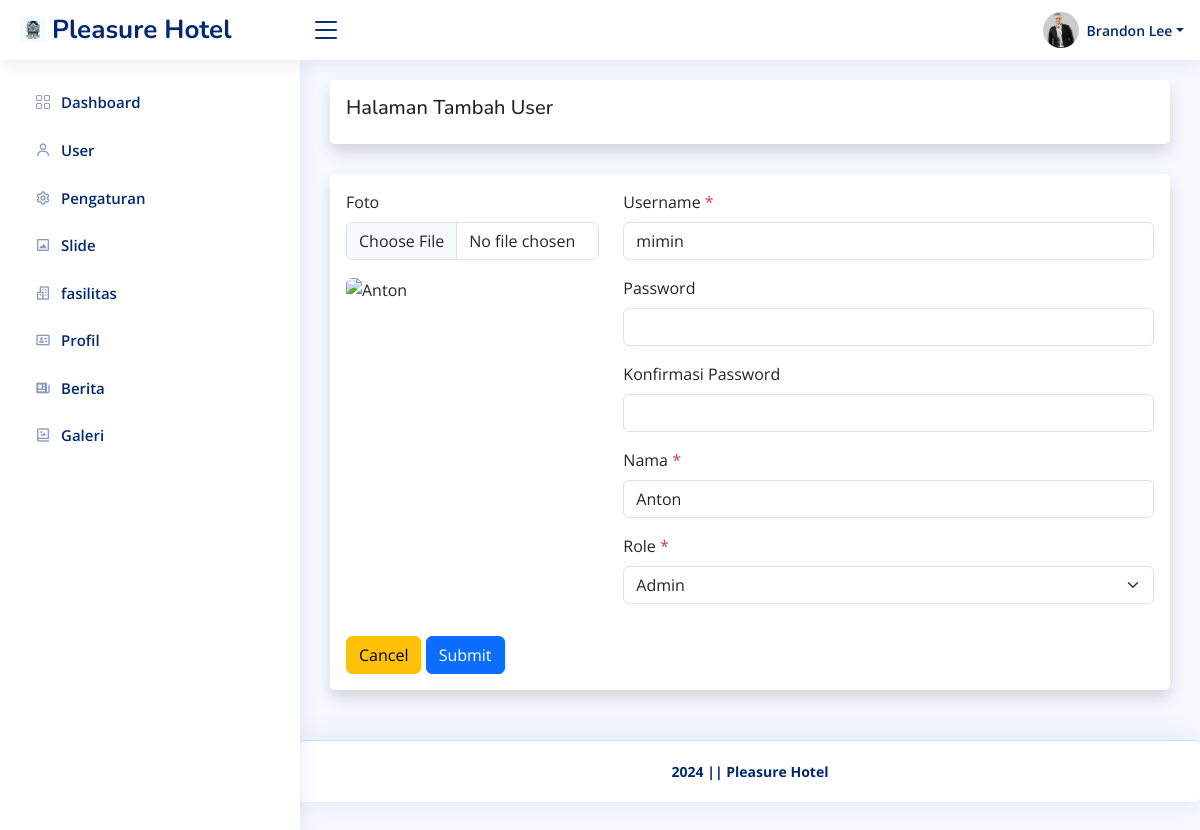
/admin/user/ubah.php?id=6 (signed in), run on the app's committed database.
### tables this page shows
CREATE TABLE `pengaturan` (
  `id_pengaturan` int(11) NOT NULL,
  `appname` varchar(50) NOT NULL,
  `logo` varchar(255) NOT NULL,
  `copyright` varchar(255) NOT NULL,
  `description` varchar(255) NOT NULL,
  `keyword` varchar(255) NOT NULL,
  `author` varchar(128) NOT NULL
);

CREATE TABLE `user` (
  `id_user` int(11) NOT NULL,
  `username` varchar(128) NOT NULL,
  `password` varchar(255) NOT NULL,
  `nama` varchar(128) NOT NULL,
  `role` int(11) NOT NULL,
  `foto` varchar(255) DEFAULT NULL
);

### helper.php (called while the page is built, shortened)
<?php
$base_url = 'http://localhost/hotelmurah/';
$koneksi = mysqli_connect('localhost', 'root', '', 'hotel');
function getWhere($query)
{
    global $koneksi;
    return mysqli_fetch_assoc(mysqli_query($koneksi, $query));
}

### admin/user/ubah.php (the view, shortened to what this page needs)
<?php require '../template/header.php' ?>
<?php
$id = $_GET['id'];
$user = getWhere("SELECT * FROM user WHERE id_user = $id ");
?>
<div class="card shadow p-3">
    <h5>Halaman Tambah User</h5>
</div>
<div class="card shadow p-3">
    <form action="" method="post" id="form" enctype="multipart/form-data">
        <div class="row mb-3">
            <div class="col-md-4">
                <div class="mb-3">
                    <label for="foto" class="form-label">Foto</label>
                    <input class="form-control" type="file" id="upload" name="foto">
                </div>
                <?php if ($user['foto']) : ?>
                    <img src="<?= $base_url; ?>/assets/uploads/user/<?= $user['foto']; ?>" alt="<?= $user['nama']; ?>" id="preview" class="rounded w-100 ">
                <?php else : ?>
                    <img src="<?= $base_url; ?>assets/img/noprofil.png" alt="<?= $user['nama']; ?>" id="preview" class="rounded w-100 ">
                <?php endif ?>
            </div>
            <div class="col-md-8">
                <div class="mb-3">
                    <label for="username" class="form-label">Username <span class="text-danger">*</span></label>
                    <input type="text" class="form-control" id="username" name="username" required value="<?= $user['username']; ?>">
                </div>
                <div class="mb-3">
                    <label for="password" class="form-label">Password </label>
                    <input type="password" class="form-control" id="password" name="password" minlength="8">
                </div>
                <div class="mb-3">
                    <label for="passwordconfirm" class="form-label">Konfirmasi Password </label>
                    <input type="password" class="form-control" id="passwordconfirm" name="passwordconfirm minlength=" 8" data-parsley-equalto="#password">
                </div>
                <div class="mb-3">
                    <label for="nama" class="form-label">Nama <span class="text-danger">*</span></label>
                    <input type="text" class="form-control" id="nama" name="nama" required value="<?= $user['nama']; ?>">
                </div>
                <div class="mb-3">
                    <label for="role" class="form-label">Role <span class="text-danger">*</span></label>
                    <select class="form-select" id="role" name="role" required>
                        <option value="2" <?= $user['role'] == 2 ? 'selected' : ''; ?>>Admin</option>
                    </select>
                </div>
            </div>
        </div>
        <a class="btn btn-warning" href="<?= $base_url; ?>admin/user" role="button">Cancel</a>
        <button type="submit" name="submit" class="btn btn-primary">Submit</button>
    </form>
</div>
<?php require '../template/footer.php' ?>

### admin/template/header.php (shortened to what this page needs)
<?php require '../../helper.php' ?>
<?php $pengaturan = getWhere("SELECT * FROM pengaturan WHERE id_pengaturan = 1 "); ?>
<!DOCTYPE html>
<html lang="en">
<head>
    <link href="<?= $base_url; ?>assets/plugins/bootstrap/css/bootstrap.min.css" rel="stylesheet">
    <link href="<?= $base_url; ?>assets/plugins/bootstrap-icons/bootstrap-icons.css" rel="stylesheet">
    <link href="<?= $base_url; ?>assets/plugins/boxicons/css/boxicons.min.css" rel="stylesheet">
    <link href="<?= $base_url; ?>assets/plugins/quill/quill.snow.css" rel="stylesheet">
    <link href="<?= $base_url; ?>assets/plugins/quill/quill.bubble.css" rel="stylesheet">
    <link href="<?= $base_url; ?>assets/plugins/remixicon/remixicon.css" rel="stylesheet">
    <link href="<?= $base_url; ?>assets/plugins/simple-datatables/style.css" rel="stylesheet">
    <link rel="stylesheet" href="https://cdnjs.cloudflare.com/ajax/libs/twitter-bootstrap/5.3.0/css/bootstrap.min.css">
    <link rel="stylesheet" href="https://cdn.datatables.net/2.0.8/css/dataTables.bootstrap5.css">
    <link href="<?= $base_url; ?>assets/css/style.css" rel="stylesheet">
</head>
<body>
    <header id="header" class="header fixed-top d-flex align-items-center">
        <div class="d-flex align-items-center justify-content-between">
            <a href="<?= $base_url; ?>admin/dashboard" class="logo d-flex align-items-center">
                <img src="<?= $base_url; ?>assets/img/<?= $pengaturan['logo']; ?>" alt="">
                <span class="d-none d-lg-block"><?= $pengaturan['appname']; ?></span>
            </a>
            <i class="bi bi-list toggle-sidebar-btn"></i>
        </div>
        <nav class="header-nav ms-auto">
            <ul class="d-flex align-items-center">
                <li class="nav-item dropdown pe-3">
                    <?php
                    $id = $_SESSION['id_user'];
                    $akun = getWhere("SELECT * FROM user WHERE id_user = $id ");
                    ?>
                    <a class="nav-link nav-profile d-flex align-items-center pe-0" href="#" data-bs-toggle="dropdown">
                        <?php if ($akun['foto']) : ?>
                            <img src="<?= $base_url; ?>/assets/uploads/user/<?= $akun['foto']; ?>" alt="<?= $akun['nama']; ?>" class="rounded-circle">
                        <?php else : ?>
                            <img src="<?= $base_url; ?>assets/img/noprofil.png" alt="<?= $akun['nama']; ?>" class="rounded-circle">
                        <?php endif ?>
                        <span class="d-none d-md-block dropdown-toggle ps-2"><?= $akun['nama']; ?></span>
                    </a>
                </li>
            </ul>
        </nav>
    </header>
    <aside id="sidebar" class="sidebar">
        <ul class="sidebar-nav" id="sidebar-nav">
            <li class="nav-item">
                <a class="nav-link collapsed" href="<?= $base_url; ?>admin/dashboard">
                    <i class="bi bi-grid"></i>
                    <span>Dashboard</span>
                </a>
            </li>
            <?php if ($_SESSION['role'] == 1) : ?>
                <li class="nav-item">
                    <a class="nav-link collapsed" href="<?= $base_url; ?>admin/user">
                        <i class='bx bx-user'></i>
                        <span>User</span>
                    </a>
                </li>
            <?php endif ?>
            <li class="nav-item">
                <a class="nav-link collapsed" href="<?= $base_url; ?>admin/pengaturan">
                    <i class='bx bx-cog'></i>
                    <span>Pengaturan</span>
                </a>
            </li>
            <li class="nav-item">
                <a class="nav-link collapsed" href="<?= $base_url; ?>admin/slide">
                    <i class='bx bx-image-alt'></i>
                    <span>Slide</span>
                </a>
            </li>
            <li class="nav-item">
                <a class="nav-link collapsed" href="<?= $base_url; ?>admin/fasilitas">
                    <i class='bx bx-buildings'></i>
                    <span>fasilitas</span>
                </a>
            </li>
            <li class="nav-item">
                <a class="nav-link collapsed" href="<?= $base_url; ?>admin/profil">
                    <i class='bx bx-id-card'></i>
                    <span>Profil</span>
                </a>
            </li>
            <li class="nav-item">
                <a class="nav-link collapsed" href="<?= $base_url; ?>admin/berita">
                    <i class='bx bxs-news' ></i>
                    <span>Berita</span>
                </a>
            </li>
            <li class="nav-item">
                <a class="nav-link collapsed" href="<?= $base_url; ?>admin/galery">
                    <i class='bx bx-photo-album'></i>
                    <span>Galeri</span>
                </a>
            </li>
        </ul>
    </aside>
    <main id="main" class="main">

### admin/template/footer.php (shortened to what this page needs)
</main>
<footer id="footer" class="footer card">
    <div class="copyright fw-bold">
        <?= $pengaturan['copyright']; ?>
    </div>
</footer>
</body>
</html>

### assets/css/style.css (style rules this page uses)
:root { scroll-behavior: smooth; }
body { font-family: "Open Sans", sans-serif; background: #f6f9ff; color: #444444; }
a { color: #4154f1; text-decoration: none; }
h1, h2, h3, h4, h5, h6 { font-family: "Nunito", sans-serif; }
#main { margin-top: 60px; padding: 20px 30px; transition: all 0.3s; }
.card { margin-bottom: 30px; border: none; border-radius: 5px; box-shadow: 0px 0 30px rgba(1, 41, 112, 0.1); }
.logo { line-height: 1; }
@media (min-width: 1200px) { .logo { width: 280px; } }
.logo img { max-height: 26px; margin-right: 6px; }
.logo span { font-size: 26px; font-weight: 700; color: #012970; font-family: "Nunito", sans-serif; }
.header { transition: all 0.5s; z-index: 997; height: 60px; box-shadow: 0px 2px 20px rgba(1, 41, 112, 0.1); background-color: #fff; padding-left: 20px; }
.header .toggle-sidebar-btn { font-size: 32px; padding-left: 10px; cursor: pointer; color: #012970; }
.header-nav ul { list-style: none; }
.header-nav>ul { margin: 0; padding: 0; }
.header-nav .nav-profile { color: #012970; }
.header-nav .nav-profile img { max-height: 36px; }
.header-nav .nav-profile span { font-size: 14px; font-weight: 600; }
.sidebar { position: fixed; top: 60px; left: 0; bottom: 0; width: 300px; z-index: 996; transition: all 0.3s; padding: 20px; overflow-y: auto; scrollbar-width: thin; scrollbar-color: #aab7cf transparent; box-shadow: 0px 0px 20px rgba(1, 41, 112, 0.1); background-color: #fff; }
@media (min-width: 1200px) { #main, #footer { margin-left: 300px; } }
.sidebar-nav { padding: 0; margin: 0; list-style: none; }
.sidebar-nav li { padding: 0; margin: 0; list-style: none; }
.sidebar-nav .nav-item { margin-bottom: 5px; }
.sidebar-nav .nav-link { display: flex; align-items: center; font-size: 15px; font-weight: 600; color: #4154f1; transition: 0.3; background: #f6f9ff; padding: 10px 15px; border-radius: 4px; }
.sidebar-nav .nav-link i { font-size: 16px; margin-right: 10px; color: #4154f1; }
.sidebar-nav .nav-link.collapsed { color: #012970; background: #fff; }
.sidebar-nav .nav-link.collapsed i { color: #899bbd; }
.footer { padding: 20px 0; font-size: 14px; transition: all 0.3s; border-top: 1px solid #cddfff; }
.footer .copyright { text-align: center; color: #012970; }

### data on the page
pengaturan: logo (picture), appname "Pleasure Hotel", copyright "2024 || Pleasure Hotel"
user: foto (picture), nama "Brandon Lee"
user: username "mimin", nama "Anton", role "Admin"
